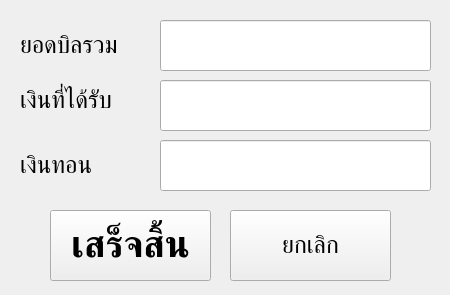
<?xml version="1.0" encoding="UTF-8"?>
<ui version="4.0">
 <class>finish_transaction</class>
 <widget class="QDialog" name="finish_transaction">
  <property name="geometry">
   <rect>
    <x>0</x>
    <y>0</y>
    <width>450</width>
    <height>295</height>
   </rect>
  </property>
  <property name="font">
   <font>
    <family>TH SarabunPSK</family>
    <pointsize>18</pointsize>
   </font>
  </property>
  <property name="windowTitle">
   <string>ปิดการขาย</string>
  </property>
  <widget class="QLabel" name="label">
   <property name="geometry">
    <rect>
     <x>20</x>
     <y>20</y>
     <width>111</width>
     <height>51</height>
    </rect>
   </property>
   <property name="font">
    <font>
     <family>TH SarabunPSK</family>
     <pointsize>18</pointsize>
    </font>
   </property>
   <property name="text">
    <string>ยอดบิลรวม</string>
   </property>
  </widget>
  <widget class="QLabel" name="label_2">
   <property name="geometry">
    <rect>
     <x>20</x>
     <y>80</y>
     <width>141</width>
     <height>41</height>
    </rect>
   </property>
   <property name="font">
    <font>
     <family>TH SarabunPSK</family>
     <pointsize>18</pointsize>
    </font>
   </property>
   <property name="text">
    <string>เงินที่ได้รับ</string>
   </property>
  </widget>
  <widget class="QLabel" name="label_3">
   <property name="geometry">
    <rect>
     <x>20</x>
     <y>140</y>
     <width>121</width>
     <height>51</height>
    </rect>
   </property>
   <property name="font">
    <font>
     <family>TH SarabunPSK</family>
     <pointsize>18</pointsize>
    </font>
   </property>
   <property name="text">
    <string>เงินทอน</string>
   </property>
  </widget>
  <widget class="QPushButton" name="done_button">
   <property name="geometry">
    <rect>
     <x>50</x>
     <y>210</y>
     <width>161</width>
     <height>71</height>
    </rect>
   </property>
   <property name="font">
    <font>
     <family>TH SarabunPSK</family>
     <pointsize>28</pointsize>
     <weight>75</weight>
     <bold>true</bold>
    </font>
   </property>
   <property name="text">
    <string>เสร็จสิ้น</string>
   </property>
   <property name="autoDefault">
    <bool>false</bool>
   </property>
   <property name="default">
    <bool>false</bool>
   </property>
   <property name="flat">
    <bool>false</bool>
   </property>
  </widget>
  <widget class="QLineEdit" name="line_change">
   <property name="geometry">
    <rect>
     <x>160</x>
     <y>140</y>
     <width>271</width>
     <height>51</height>
    </rect>
   </property>
   <property name="font">
    <font>
     <family>TH SarabunPSK</family>
     <pointsize>28</pointsize>
    </font>
   </property>
   <property name="text">
    <string/>
   </property>
   <property name="readOnly">
    <bool>true</bool>
   </property>
  </widget>
  <widget class="QLineEdit" name="line_received">
   <property name="geometry">
    <rect>
     <x>160</x>
     <y>80</y>
     <width>271</width>
     <height>51</height>
    </rect>
   </property>
   <property name="font">
    <font>
     <family>TH SarabunPSK</family>
     <pointsize>28</pointsize>
    </font>
   </property>
   <property name="text">
    <string/>
   </property>
  </widget>
  <widget class="QLineEdit" name="line_total">
   <property name="geometry">
    <rect>
     <x>160</x>
     <y>20</y>
     <width>271</width>
     <height>51</height>
    </rect>
   </property>
   <property name="font">
    <font>
     <family>TH SarabunPSK</family>
     <pointsize>28</pointsize>
    </font>
   </property>
   <property name="text">
    <string/>
   </property>
   <property name="readOnly">
    <bool>true</bool>
   </property>
  </widget>
  <widget class="QPushButton" name="cancel_button">
   <property name="geometry">
    <rect>
     <x>230</x>
     <y>210</y>
     <width>161</width>
     <height>71</height>
    </rect>
   </property>
   <property name="font">
    <font>
     <family>TH SarabunPSK</family>
     <pointsize>18</pointsize>
    </font>
   </property>
   <property name="text">
    <string>ยกเลิก</string>
   </property>
   <property name="autoDefault">
    <bool>false</bool>
   </property>
   <property name="default">
    <bool>false</bool>
   </property>
   <property name="flat">
    <bool>false</bool>
   </property>
  </widget>
 </widget>
 <resources/>
 <connections/>
</ui>
